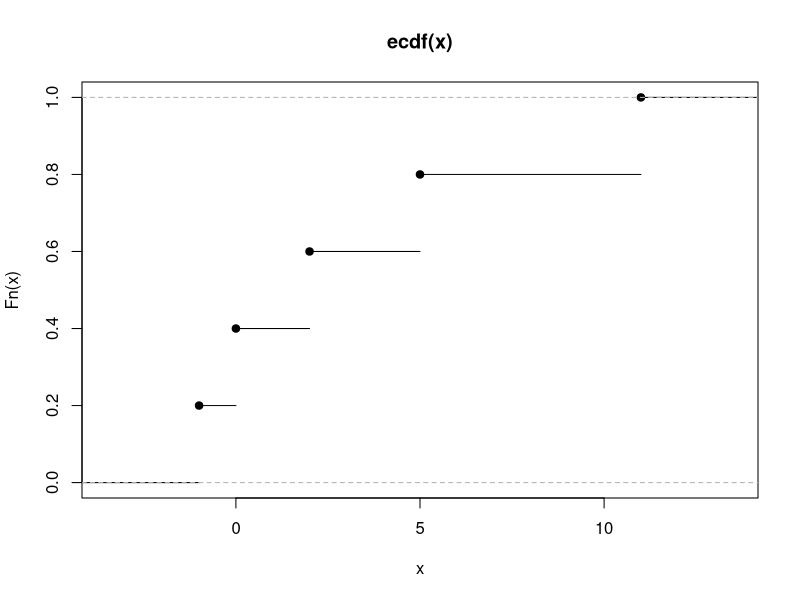

This figure's R source: (Note: this script raises an error after producing the figure.)
## ---- chunk 1
x<- c(2,5,0,11,-1)
Fn <- ecdf(x)
knots(Fn)
cat("Fn(3) = ", Fn(3))
cat("Fn(-2) = ", Fn(-2))
## ---- chunk 2
plot(Fn)
## ---- chunk 3
knitr::include_graphics("images/1.2-Ensemble_Methods-Slides_insertimage_2.png")
## ---- chunk 4
knitr::include_graphics("images/fromRealWorld2BootstrapWorld.png")
